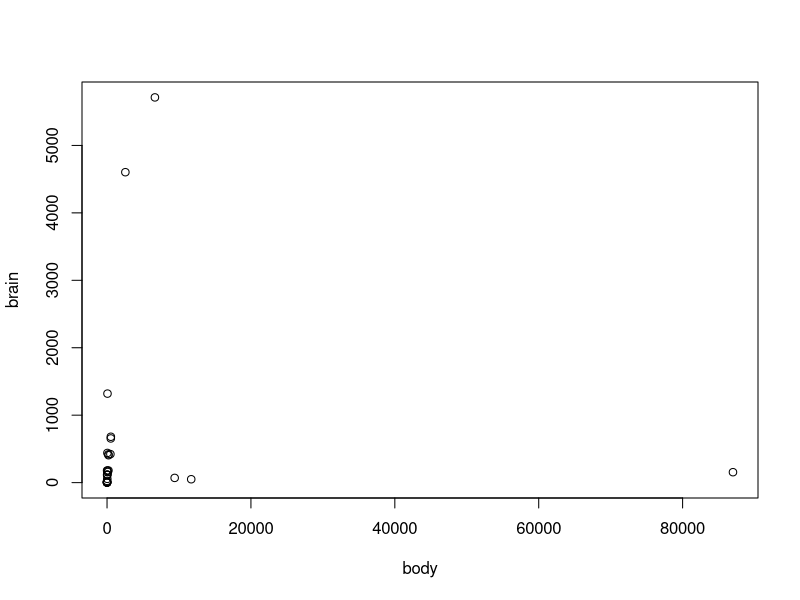
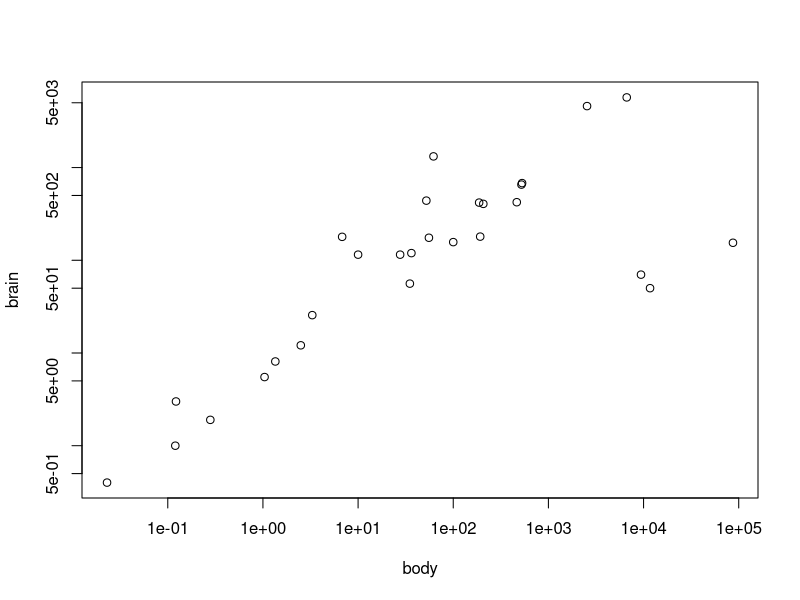
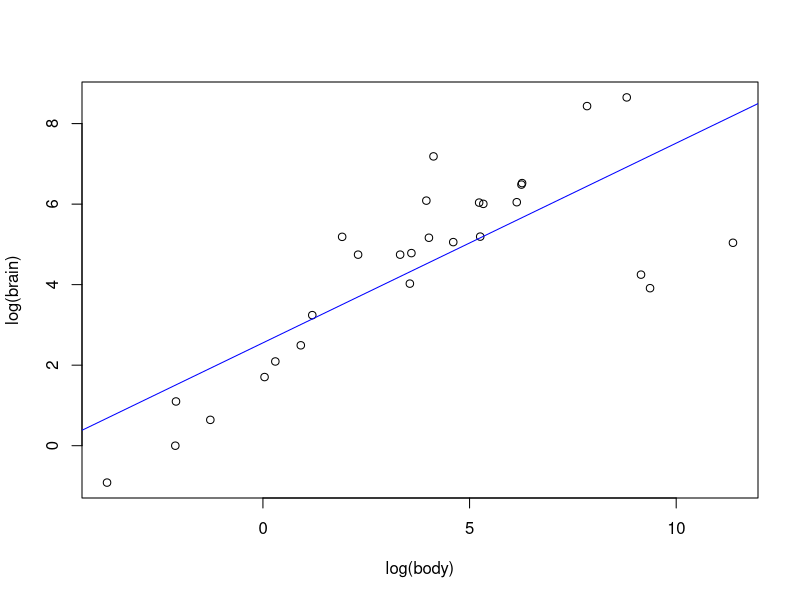
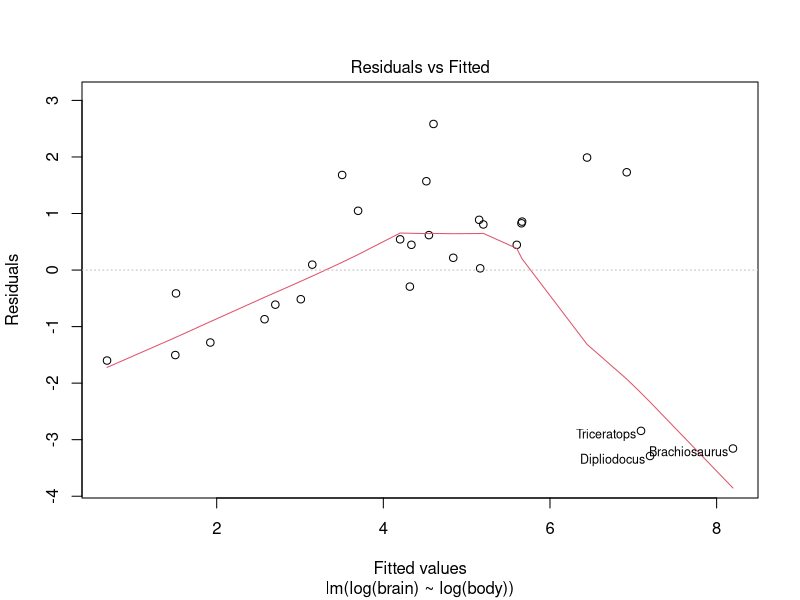
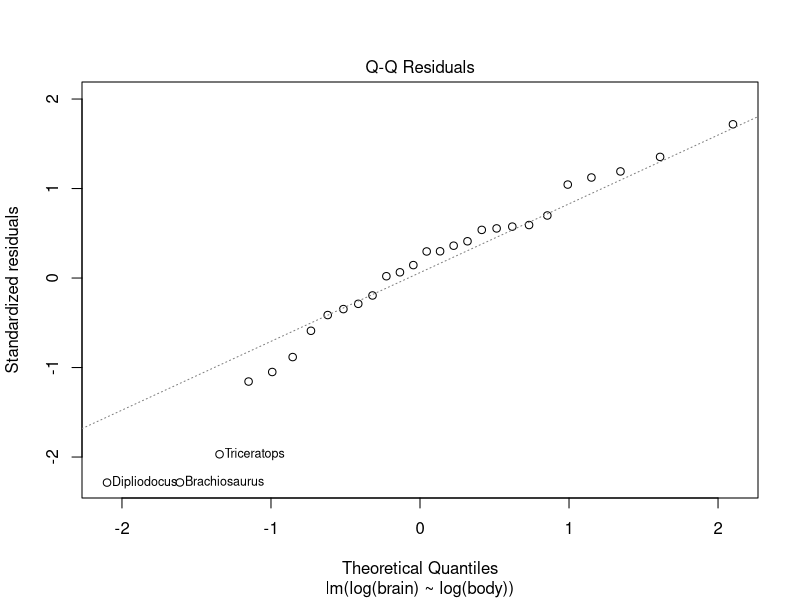
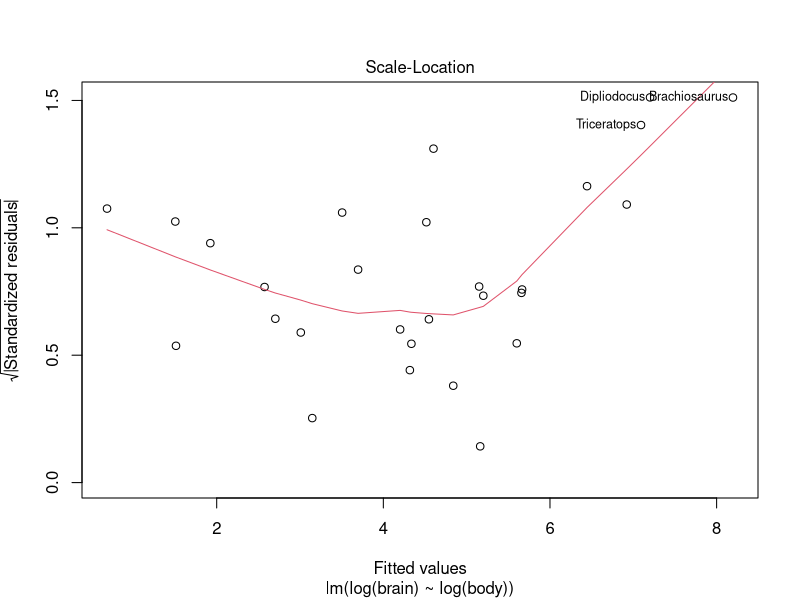
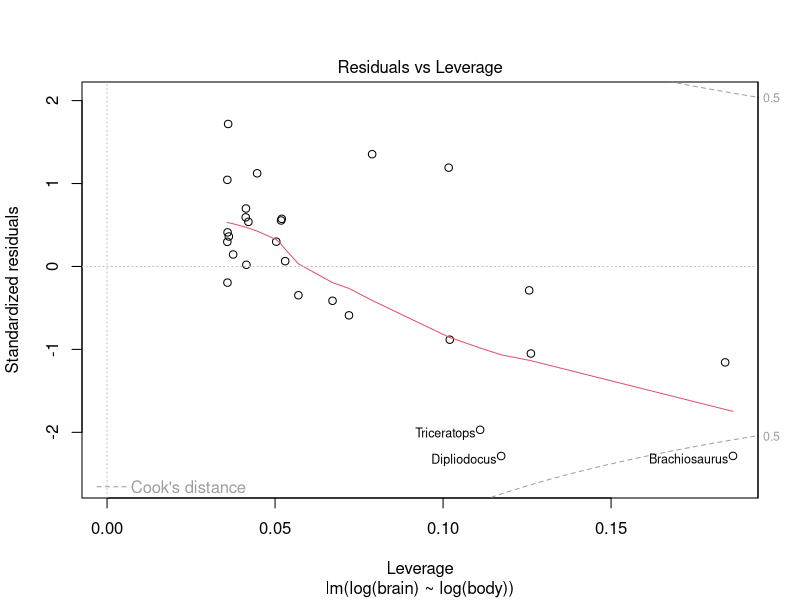
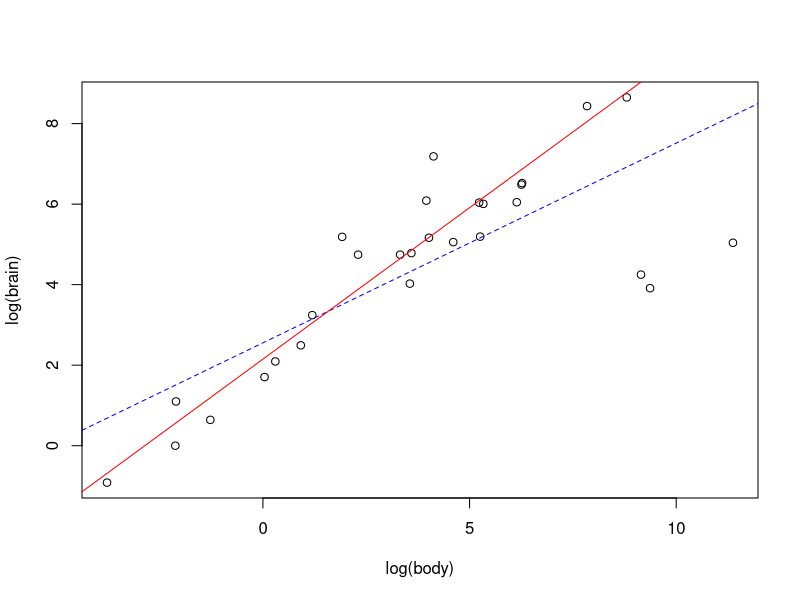

These charts were generated, in order, by the following R code:
####script 8
#7a. Regressao Linear Simples
#Ajuste e diagnostico de uma regressao

library(MASS) #pacote de dados de massa
data(Animals) #dados sobre o objeto animals
str(Animals) ##avalia a estrutura do objeto

plot(brain~body, data=Animals)  #plot de y cerebro e x corpo dos dados dos animais
#N foi linear
plot(brain~body,data=Animals, log="xy") #transforma os dados em seus logaritmos, dentro da função plot
plot(log(brain)~log(body), data=Animals) #nomea o y em log brain e x em log body plotando os valores transformados em log
Animals[log(Animals$body) > 8 & log(Animals$brain) < 6, ] #Dipliodocus   11700  50.0
#Triceratops    9400  70.0
#Brachiosaurus 87000 154.5
# animal e corpo em log acima dos valores de 8 e animal e cerebro < que 6

anim.m1 <- lm(log(brain)~log(body),data=Animals) #regressao lm e nomeando para o objeto anim.m1
abline(anim.m1, col="blue") #linha de regressao

plot(anim.m1)
#qqnormal a linha reta e os pontos estão proximos a linha menos os tres dinossauros
x11() #os dinossauros sao outline 
anim.m2 <- lm(log(brain)~log(body),data=Animals, 
              subset=!(log(Animals$body)>8&log(Animals$brain)<6)) #ajustando a regressao menos os dinossauros, com o subset que retira os > que 8 em relacao ao corpo e < que seis em relacao ao cerebro, sendo criado como anim.m2

plot(log(brain)~log(body), data=Animals) #plotando sem os dinossauros 
abline(anim.m1, col="blue", lty=2) #com a linha azul a reta das medias dos dinossauros grande e cerebro pequenos
abline(anim.m2, col="red")#reta vermelha, com os valores de medias reajustados, sem os outlines

# Novos Diagnósticos (4 gráficos de uma vez) mostram que agora ainda temos alguns problemas (quais?): 

par(mfrow=c(2,2)) #plotando graficos 2x2
plot(anim.m2)
par(mfrow=c(1,1))
#apos a retirada dos dinossauros surgiram novos outlines os humanos, rhesus monkey e chimpanzee

anova(anim.m2) #calcula da analise das tabelas de variancia ou desvio para um ou mais objetos dos modelos ajustados. A tabela de anova mostrou que corpo tem valor de p significativo para cerebro
summary(anim.m2) #sumariza os dados com a regressao linear, mostrando que corpo eh significativo para cerebro
coef(anim.m2) # intercepto (a) 2.1504121 e (b) log(body) 0.7522607 coeficientes estimados
confint(anim.m2) #intervalos de confianca que eh um intervalo estimado de um parametro de interesse de uma populacao. Em vez de estimar o parametro por um unico valor, eh intervalo de estimativas provaveis.
##2.5 %    97.5 %
  #(Intercept) 1.7354320 2.5653922
#log(body)   0.6576845 0.8468369

#Exercícios 7 - Regressões Lineares Simples
#7.1 Altura na Infância e Na Vida Adulta  (Notar)

#7.2 O modelo mais simples possível

anim.m2 <- lm(log(brain)~log(body),data=Animals, 
              subset=!(log(Animals$body)>8&log(Animals$brain)<6))
anim.m0 <- lm(log(brain)~1, data=Animals, 
              subset=!(log(Animals$body)>8&log(Animals$brain)<6)) #comparando cerebro a um e sem as informacoes do corpo, ou seja sem uma variavel preditora, sempre sendo 1

anova(anim.m0,anim.m2) #comparando os valores de log corpo e cerebro (m2) e log cerebro e sem corpo, aproximando a 1 dos dois modelos

anova(anim.m2)#mostrando os valores da regressao linear de anim.m2 somente

summary(anim.m0) #sumario da regressao linear contendo media do intercepto e os valores do erro , ou seja, os residuos 
mean(log(Animals$brain[!(log(Animals$body)>8&log(Animals$brain)<6)])) #media dos valores de log cerebro e corpo maiores que 8 e log de cerebro menores que 6 
sd(log(Animals$brain[!(log(Animals$body)>8&log(Animals$brain)<6)])) # o valor de desvio padrao mostra os mesmos valores residuais mostrado no summary, evidenciando os residuos padrao em relacao e media(reta)


